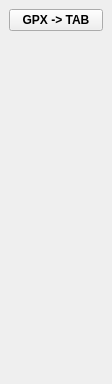
<?xml version="1.0" encoding="UTF-8"?>
<ui version="4.0">
 <class>GisToolsDockWidgetBase</class>
 <widget class="QDockWidget" name="GisToolsDockWidgetBase">
  <property name="geometry">
   <rect>
    <x>0</x>
    <y>0</y>
    <width>112</width>
    <height>384</height>
   </rect>
  </property>
  <property name="windowTitle">
   <string>Gis Tools</string>
  </property>
  <widget class="QWidget" name="dockWidgetContents">
   <layout class="QGridLayout" name="gridLayout">
    <item row="0" column="0">
     <widget class="QPushButton" name="gpxTab">
      <property name="font">
       <font>
        <family>Arial</family>
        <weight>75</weight>
        <bold>true</bold>
       </font>
      </property>
      <property name="text">
       <string notr="true">GPX -&gt; TAB</string>
      </property>
     </widget>
    </item>
    <item row="1" column="0">
     <spacer name="verticalSpacer">
      <property name="orientation">
       <enum>Qt::Vertical</enum>
      </property>
      <property name="sizeHint" stdset="0">
       <size>
        <width>20</width>
        <height>40</height>
       </size>
      </property>
     </spacer>
    </item>
   </layout>
  </widget>
 </widget>
 <resources/>
 <connections/>
</ui>
